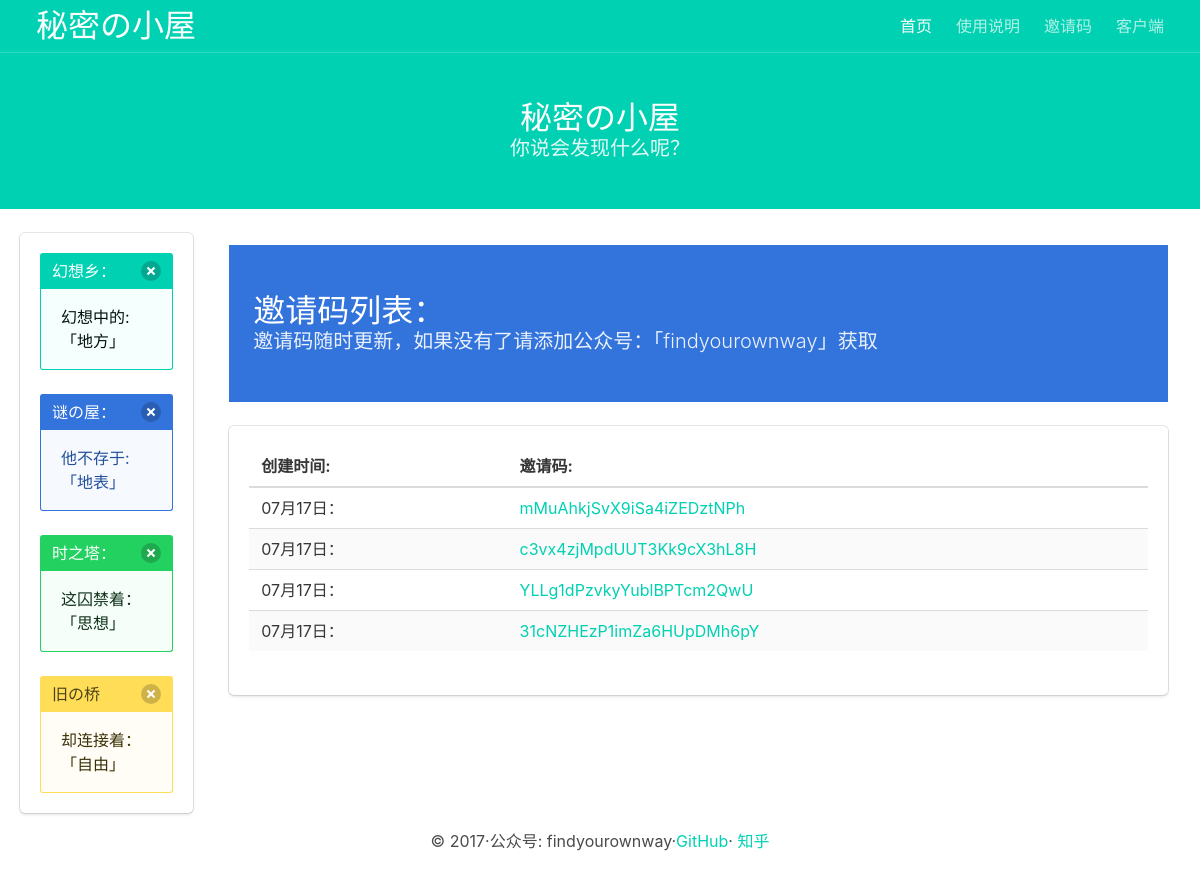
The app's page /ssinvite/, older data.
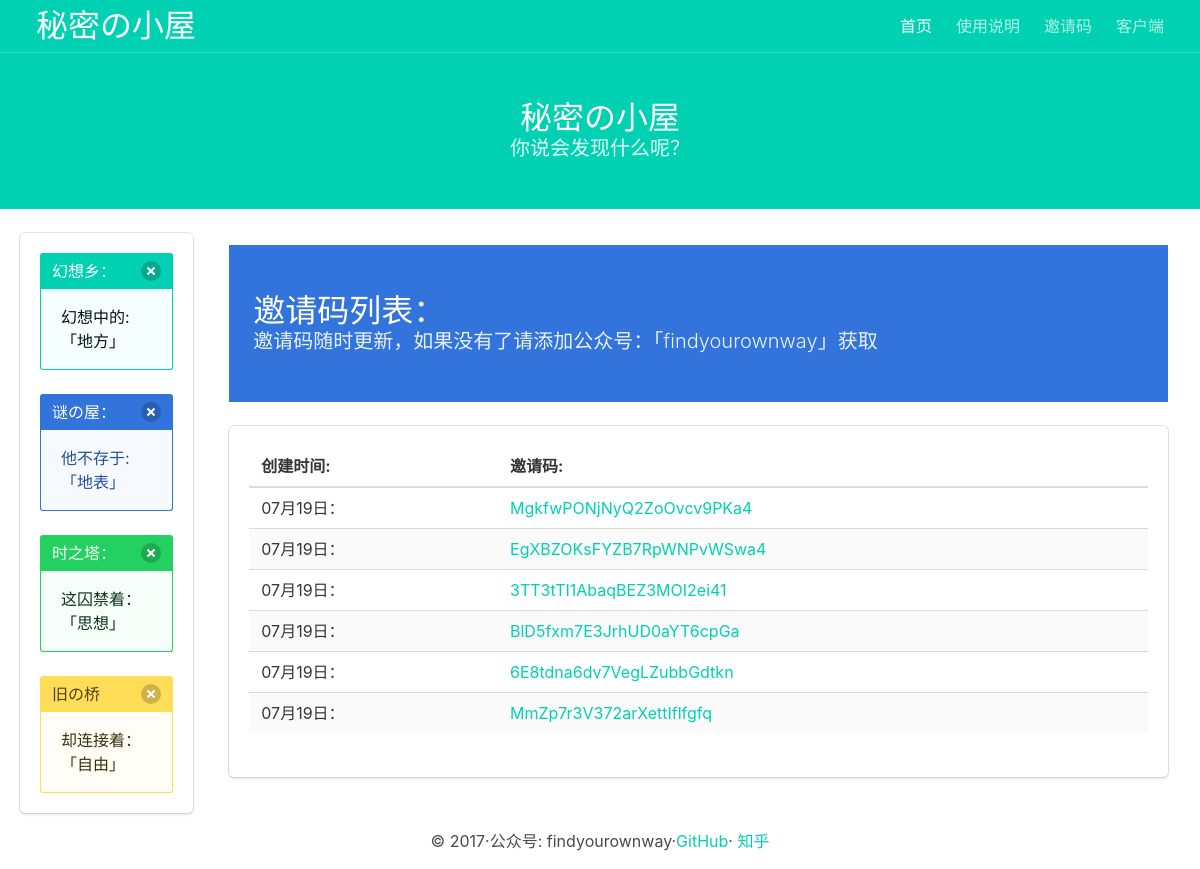
The same page, newer data.
### shadowsocks/models.py (models this page shows, shortened)
class InviteCode(models.Model):
    code = models.CharField(
        '邀请码',
        primary_key=True,
        blank=True,
        max_length=40,
        default=get_long_random_string
    )
    time_created = models.DateTimeField(
        '创建时间',
        editable=False,
        auto_now_add=True
    )
    class Meta:
        verbose_name_plural = '邀请码'
        ordering = ('-time_created',)

### shadowsocks/views.py (the view)
# urls.py: url(r'^ssinvite/$',views.ssinvite,name='ssinvite'),
def ssinvite(request):
    codelist = InviteCode.objects.all()
    context = {'codelist': codelist, }
    return render(request, 'sspanel/invite.html', context=context)

### templates/sspanel/invite.html
{% extends 'base.html' %} {% block main %}
<div class="column is-12">
    <section class="hero is-info is-smaill">
        <div class="hero-body">
            <div class="container">
                <h1 class="title">
                    邀请码列表：
                </h1>
                <h2 class="subtitle">
                    邀请码随时更新，如果没有了请添加公众号：「findyourownway」获取
                </h2>
            </div>
        </div>
    </section>
</div>
<div class="column is-12">
    <div class="box">
        <div class="content">
            <table class="table is-striped">
                <thead>
                    <tr>
                        <th>创建时间:</th>
                        <th>邀请码:</th>
                    </tr>
                </thead>
                {% for code in codelist %}
                <tr>
                    <td>{{ code.time_created|date:"m月d日" }}：</td>
                    <td>
                        <a href="{% url 'shadowsocks:passinvitecode' code.code %}" code.code }}>
                            {{ code.code }}
                        </a>
                    </td>
                </tr>
                {% empty %}
                <h2 class="subtitle">
                    哦哦哦，用完了！
                </h2>
                {% endfor %}
            </table>
        </div>
    </div>
</div>
{% endblock main%}

Row changes from the older to the newer data that the page shows:
removed InviteCode: time_created "07月17日", code "mMuAhkjSvX9iSa4iZEDztNPh"
removed InviteCode: time_created "07月17日", code "c3vx4zjMpdUUT3Kk9cX3hL8H"
removed InviteCode: time_created "07月17日", code "YLLg1dPzvkyYublBPTcm2QwU"
removed InviteCode: time_created "07月17日", code "31cNZHEzP1imZa6HUpDMh6pY"
added InviteCode: time_created "07月19日", code "MgkfwPONjNyQ2ZoOvcv9PKa4"
added InviteCode: time_created "07月19日", code "EgXBZOKsFYZB7RpWNPvWSwa4"
added InviteCode: time_created "07月19日", code "3TT3tTI1AbaqBEZ3MOI2ei41"
added InviteCode: time_created "07月19日", code "BlD5fxm7E3JrhUD0aYT6cpGa"
added InviteCode: time_created "07月19日", code "6E8tdna6dv7VegLZubbGdtkn"
added InviteCode: time_created "07月19日", code "MmZp7r3V372arXettIflfgfq"
